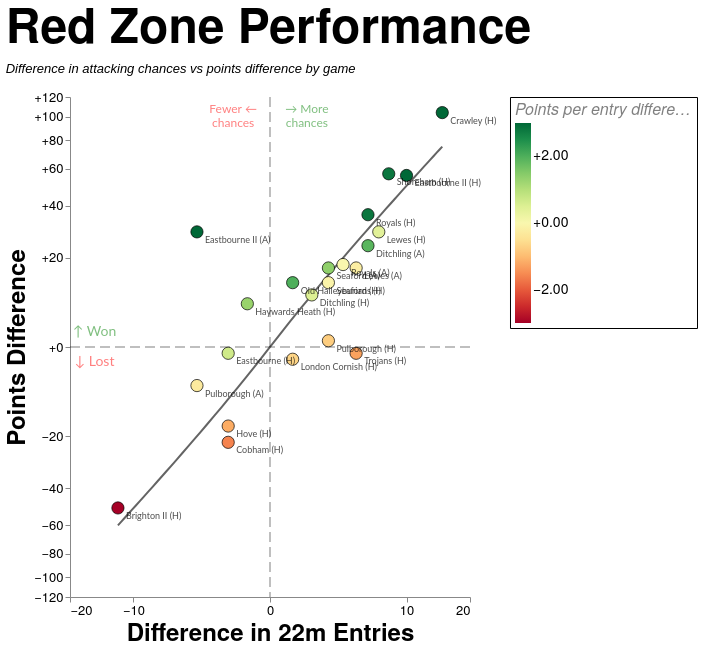

Here is the Vega-Lite specification saved for this chart:
### Vega-Lite specification from a JSON file in a GitHub repository (floating-point values rounded to 4 significant figures; data arrays with more than 128 entries replaced by an {"elided": "..."} marker saying what was removed)
{"config": {"axis": {"labelFont": "PT Sans Narrow, Helvetica Neue, Helvetica, Arial, sans-serif", "titleFont": "PT Sans Narrow, Helvetica Neue, Helvetica, Arial, sans-serif", "labelFontSize": 13, "titleFontSize": 24, "gridColor": "#202947", "gridOpacity": 0.2, "zindex": 1}, "text": {"font": "Lato, sans-serif"}, "bar": {"cornerRadiusEnd": 5}, "header": {"labelFont": "PT Sans Narrow, Helvetica Neue, Helvetica, Arial, sans-serif", "titleFont": "PT Sans Narrow, Helvetica Neue, Helvetica, Arial, sans-serif", "labelFontSize": 24, "titleFontSize": 28, "labelFontWeight": "bold", "orient": "left"}, "legend": {"labelFont": "PT Sans Narrow, Helvetica Neue, Helvetica, Arial, sans-serif", "titleFont": "PT Sans Narrow, Helvetica Neue, Helvetica, Arial, sans-serif", "labelFontSize": 14, "titleFontSize": 16, "titlePadding": 5, "fillColor": "white", "strokeColor": "black", "padding": 10, "titleFontWeight": "lighter", "titleFontStyle": "italic", "titleColor": "gray", "offset": 10}, "title": {"font": "PT Sans Narrow, Helvetica Neue, Helvetica, Arial, sans-serif", "fontSize": 48, "fontWeight": "bold", "anchor": "start", "align": "center", "titlePadding": 20, "subtitlePadding": 10, "subtitleFontSize": 13, "subtitleColor": "", "subtitleFontStyle": "italic", "offset": 15, "color": "black"}, "axisX": {"labelAngle": 0}, "facet": {"title": null, "header": null, "align": {"row": "each", "column": "each"}}, "resolve": {"scale": {"y": "independent", "facet": "independent"}}, "background": "transparent", "scale": {"offsetBandPaddingOuter": 0.2, "offsetBandPaddingInner": 0.1}, "view": {"stroke": null, "background": "transparent"}}, "layer": [{"data": {"name": "data-d285a7403ed98ae579761d64a864032b"}, "mark": {"type": "rule", "color": "black", "opacity": 0.5, "strokeDash": [10, 5], "strokeWidth": 1}, "encoding": {"x": {"field": "x", "type": "quantitative"}}}, {"data": {"name": "data-a0a55d106695e8d630baff0f16eee66d"}, "mark": {"type": "rule", "color": "black", "opacity": 0.5, "strokeDash": [10, 5], "strokeWidth": 1}, "encoding": {"y": {"field": "y", "type": "quantitative"}}}, {"data": {"name": "data-5a78601539016d1dab5bacd7304459a9"}, "mark": {"type": "line", "color": "#111111", "opacity": 0.65, "strokeWidth": 2}, "encoding": {"x": {"field": "entries_diff", "type": "quantitative"}, "y": {"field": "PD", "type": "quantitative"}}, "transform": [{"filter": "((rzSquad == 'All' && datum.squad == 'All') || datum.squad == rzSquad) && ((rzGameType == 'All' && datum.game_type_mode == 'All') || datum.game_type_mode == rzGameType)"}]}, {"data": {"name": "data-ec3b4a85ce1090a7cd82a4b665ccf6ad"}, "mark": {"type": "circle", "fillOpacity": 1.0, "size": 150, "stroke": "black", "strokeOpacity": 0.7, "strokeWidth": 1}, "encoding": {"color": {"field": "pp22_diff", "legend": {"format": "+.2f", "offset": 40, "padding": 5, "title": "Points per entry difference"}, "scale": {"clamp": true, "domain": [-3, 3], "scheme": "redyellowgreen", "zero": true}, "type": "quantitative"}, "tooltip": [{"field": "label", "title": "Game", "type": "nominal"}, {"field": "score", "title": "Score", "type": "nominal"}, {"field": "PD", "format": "+d", "title": "Points Difference", "type": "quantitative"}, {"field": "entries_22m_EGRFC", "title": "EG 22m Entries", "type": "quantitative"}, {"field": "entries_22m_Opposition", "title": "Opp 22m Entries", "type": "quantitative"}, {"field": "points_per_entry_EGRFC", "format": ".2f", "title": "EG pts per entry", "type": "quantitative"}, {"field": "points_per_entry_Opposition", "format": ".2f", "title": "Opp pts per entry", "type": "quantitative"}, {"field": "pp22_diff", "format": "+.2f", "title": "Points per Entry Diff", "type": "quantitative"}, {"field": "tries_EGRFC", "title": "EG tries", "type": "quantitative"}, {"field": "tries_Opposition", "title": "Opp tries", "type": "quantitative"}, {"field": "tries_per_entry_EGRFC", "format": ".0%", "title": "EG tries per entry", "type": "quantitative"}, {"field": "tries_per_entry_Opposition", "format": ".0%", "title": "Opp tries per entry", "type": "quantitative"}, {"field": "tp22_diff", "format": "+.2f", "title": "Tries per Entry Diff", "type": "quantitative"}], "x": {"axis": {"grid": false, "tickCount": 5}, "field": "entries_diff", "scale": {"constant": 5, "domain": [-17.25, 17.25], "nice": true, "type": "symlog"}, "title": "Difference in 22m Entries", "type": "quantitative"}, "y": {"axis": {"format": "+d", "grid": false, "tickCount": 8}, "field": "PD", "scale": {"constant": 20, "domain": [-119.6, 119.6], "nice": true, "type": "symlog"}, "title": "Points Difference", "type": "quantitative"}}, "transform": [{"filter": "(rzSquad == 'All' || datum.squad == rzSquad) && (indexof(rzSeason, datum.season) >= 0) && (rzGameType == 'All' || (rzGameType == 'League + Cup' && (datum.game_type == 'League' || datum.game_type == 'Cup')) || (rzGameType == 'League only' && datum.game_type == 'League') || datum.game_type == rzGameType)"}]}, {"data": {"name": "data-ec3b4a85ce1090a7cd82a4b665ccf6ad"}, "mark": {"type": "text", "align": "left", "baseline": "middle", "dx": 8, "dy": 8, "fontSize": 9, "opacity": 0.7}, "encoding": {"text": {"field": "label", "type": "nominal"}, "x": {"field": "entries_diff", "type": "quantitative"}, "y": {"field": "PD", "type": "quantitative"}}, "transform": [{"filter": "(rzSquad == 'All' || datum.squad == rzSquad) && (indexof(rzSeason, datum.season) >= 0) && (rzGameType == 'All' || (rzGameType == 'League + Cup' && (datum.game_type == 'League' || datum.game_type == 'Cup')) || (rzGameType == 'League only' && datum.game_type == 'League') || datum.game_type == rzGameType)"}]}, {"data": {"name": "data-ff5b891c7f52bc2a6c266740aed4d223"}, "mark": {"type": "text", "align": "center", "baseline": "middle", "fontSize": 14, "opacity": 0.5}, "encoding": {"color": {"condition": {"test": "(datum.y > 0)", "value": "green"}, "value": "red"}, "text": {"field": "label", "type": "nominal"}, "x": {"field": "x", "type": "quantitative"}, "y": {"field": "y", "type": "quantitative"}}}, {"data": {"name": "data-70cf91c935554955754b7ae78ce9e14e"}, "mark": {"type": "text", "align": "center", "baseline": "middle", "fontSize": 12, "opacity": 0.5}, "encoding": {"color": {"condition": {"test": "(datum.x > 0)", "value": "green"}, "value": "red"}, "text": {"field": "label", "type": "nominal"}, "x": {"field": "x", "type": "quantitative"}, "y": {"field": "y", "type": "quantitative"}}}], "height": 500, "params": [{"name": "rzSquad", "value": "All"}, {"name": "rzSeason", "value": ["2025/26", "2024/25"]}, {"name": "rzGameType", "value": "All"}], "resolve": {"scale": {"color": "independent", "x": "shared", "y": "shared"}}, "title": {"text": "Red Zone Performance", "subtitle": ["Difference in attacking chances vs points difference by game"]}, "width": 400, "$schema": "https://vega.github.io/schema/vega-lite/v5.20.1.json", "datasets": {"data-d285a7403ed98ae579761d64a864032b": [{"x": 0}], "data-a0a55d106695e8d630baff0f16eee66d": [{"y": 0}], "data-5a78601539016d1dab5bacd7304459a9": {"elided": "360 records"}, "data-ec3b4a85ce1090a7cd82a4b665ccf6ad": [{"game_id": "2024-09-07_1st_London_Cornish", "date": "2024-09-07T00:00:00", "squad": "1st", "season": "2024/25", "game_type": "League", "label": "London Cornish (H)", "score": "16 - 18", "entries_22m_EGRFC": 7.0, "entries_22m_Opposition": 6.0, "points_EGRFC": 16.0, "points_Opposition": 18.0, "points_per_entry_EGRFC": 2.3, "points_per_entry_Opposition": 3.0, "tries_EGRFC": 2.0, "tries_Opposition": 2.0, "tries_per_entry_EGRFC": 0.2857, "tries_per_entry_Opposition": 0.3333, "PD": -2.0, "entries_diff": 1.0, "pp22_diff": -0.7, "tp22_diff": -0.04762}, {"game_id": "2024-12-14_1st_Old_Haileyburians", "date": "2024-12-14T00:00:00", "squad": "1st", "season": "2024/25", "game_type": "League", "label": "Old Haileyburians (H)", "score": "18 - 5", "entries_22m_EGRFC": 6.0, "entries_22m_Opposition": 5.0, "points_EGRFC": 18.0, "points_Opposition": 5.0, "points_per_entry_EGRFC": 3.0, "points_per_entry_Opposition": 1.0, "tries_EGRFC": 2.0, "tries_Opposition": 1.0, "tries_per_entry_EGRFC": 0.3333, "tries_per_entry_Opposition": 0.2, "PD": 13.0, "entries_diff": 1.0, "pp22_diff": 2.0, "tp22_diff": 0.1333}, {"game_id": "2025-02-15_1st_Eastbourne", "date": "2025-02-15T00:00:00", "squad": "1st", "season": "2024/25", "game_type": "League", "label": "Eastbourne (H)", "score": "14 - 15", "entries_22m_EGRFC": 5.0, "entries_22m_Opposition": 7.0, "points_EGRFC": 14.0, "points_Opposition": 15.0, "points_per_entry_EGRFC": 2.8, "points_per_entry_Opposition": 2.1, "tries_EGRFC": 2.0, "tries_Opposition": 2.0, "tries_per_entry_EGRFC": 0.4, "tries_per_entry_Opposition": 0.2857, "PD": -1.0, "entries_diff": -2.0, "pp22_diff": 0.7, "tp22_diff": 0.1143}, {"game_id": "2025-03-22_1st_Cobham", "date": "2025-03-22T00:00:00", "squad": "1st", "season": "2024/25", "game_type": "League", "label": "Cobham (H)", "score": "21 - 43", "entries_22m_EGRFC": 9.0, "entries_22m_Opposition": 11.0, "points_EGRFC": 21.0, "points_Opposition": 43.0, "points_per_entry_EGRFC": 2.3, "points_per_entry_Opposition": 3.9, "tries_EGRFC": 3.0, "tries_Opposition": 7.0, "tries_per_entry_EGRFC": 0.3333, "tries_per_entry_Opposition": 0.6364, "PD": -22.0, "entries_diff": -2.0, "pp22_diff": -1.6, "tp22_diff": -0.303}, {"game_id": "2025-04-12_1st_Haywards_Heath", "date": "2025-04-12T00:00:00", "squad": "1st", "season": "2024/25", "game_type": "Cup", "label": "Haywards Heath (H)", "score": "45 - 38", "entries_22m_EGRFC": 9.0, "entries_22m_Opposition": 10.0, "points_EGRFC": 45.0, "points_Opposition": 37.0, "points_per_entry_EGRFC": 5.0, "points_per_entry_Opposition": 3.7, "tries_EGRFC": 6.0, "tries_Opposition": 6.0, "tries_per_entry_EGRFC": 0.6667, "tries_per_entry_Opposition": 0.6, "PD": 8.0, "entries_diff": -1.0, "pp22_diff": 1.3, "tp22_diff": 0.06667}, {"game_id": "2025-10-04_1st_Seaford", "date": "2025-10-04T00:00:00", "squad": "1st", "season": "2025/26", "game_type": "League", "label": "Seaford (A)", "score": "27 - 10", "entries_22m_EGRFC": 8.0, "entries_22m_Opposition": 5.0, "points_EGRFC": 27.0, "points_Opposition": 10.0, "points_per_entry_EGRFC": 3.4, "points_per_entry_Opposition": 2.0, "tries_EGRFC": 4.0, "tries_Opposition": 2.0, "tries_per_entry_EGRFC": 0.5, "tries_per_entry_Opposition": 0.4, "PD": 17.0, "entries_diff": 3.0, "pp22_diff": 1.4, "tp22_diff": 0.1}, {"game_id": "2025-10-11_1st_Shoreham", "date": "2025-10-11T00:00:00", "squad": "1st", "season": "2025/26", "game_type": "League", "label": "Shoreham (H)", "score": "69 - 12", "entries_22m_EGRFC": 12.0, "entries_22m_Opposition": 4.0, "points_EGRFC": 69.0, "points_Opposition": 12.0, "points_per_entry_EGRFC": 5.8, "points_per_entry_Opposition": 3.0, "tries_EGRFC": 11.0, "tries_Opposition": 2.0, "tries_per_entry_EGRFC": 0.9167, "tries_per_entry_Opposition": 0.5, "PD": 57.0, "entries_diff": 8.0, "pp22_diff": 2.8, "tp22_diff": 0.4167}, {"game_id": "2025-11-08_1st_Lewes", "date": "2025-11-08T00:00:00", "squad": "1st", "season": "2025/26", "game_type": "League", "label": "Lewes (H)", "score": "43 - 14", "entries_22m_EGRFC": 11.0, "entries_22m_Opposition": 4.0, "points_EGRFC": 43.0, "points_Opposition": 14.0, "points_per_entry_EGRFC": 3.9, "points_per_entry_Opposition": 3.5, "tries_EGRFC": 7.0, "tries_Opposition": 2.0, "tries_per_entry_EGRFC": 0.6364, "tries_per_entry_Opposition": 0.5, "PD": 29.0, "entries_diff": 7.0, "pp22_diff": 0.4, "tp22_diff": 0.1364}, {"game_id": "2025-11-15_1st_Hove", "date": "2025-11-15T00:00:00", "squad": "1st", "season": "2025/26", "game_type": "Cup", "label": "Hove (H)", "score": "15 - 32", "entries_22m_EGRFC": 10.0, "entries_22m_Opposition": 12.0, "points_EGRFC": 15.0, "points_Opposition": 32.0, "points_per_entry_EGRFC": 1.5, "points_per_entry_Opposition": 2.7, "tries_EGRFC": 2.0, "tries_Opposition": 5.0, "tries_per_entry_EGRFC": 0.2, "tries_per_entry_Opposition": 0.4167, "PD": -17.0, "entries_diff": -2.0, "pp22_diff": -1.2, "tp22_diff": -0.2167}, {"game_id": "2025-11-22_1st_Pulborough", "date": "2025-11-22T00:00:00", "squad": "1st", "season": "2025/26", "game_type": "League", "label": "Pulborough (A)", "score": "5 - 12", "entries_22m_EGRFC": 5.0, "entries_22m_Opposition": 9.0, "points_EGRFC": 5.0, "points_Opposition": 12.0, "points_per_entry_EGRFC": 1.0, "points_per_entry_Opposition": 1.3, "tries_EGRFC": 1.0, "tries_Opposition": 2.0, "tries_per_entry_EGRFC": 0.2, "tries_per_entry_Opposition": 0.2222, "PD": -7.0, "entries_diff": -4.0, "pp22_diff": -0.3, "tp22_diff": -0.02222}, {"game_id": "2025-11-29_1st_Eastbourne", "date": "2025-11-29T00:00:00", "squad": "1st", "season": "2025/26", "game_type": "League", "label": "Eastbourne II (H)", "score": "56 - 0", "entries_22m_EGRFC": 13.0, "entries_22m_Opposition": 3.0, "points_EGRFC": 56.0, "points_Opposition": 0.0, "points_per_entry_EGRFC": 4.3, "points_per_entry_Opposition": 0.0, "tries_EGRFC": 10.0, "tries_Opposition": 0.0, "tries_per_entry_EGRFC": 0.7692, "tries_per_entry_Opposition": 0.0, "PD": 56.0, "entries_diff": 10.0, "pp22_diff": 4.3, "tp22_diff": 0.7692}, {"game_id": "2025-12-20_1st_Ditchling", "date": "2025-12-20T00:00:00", "squad": "1st", "season": "2025/26", "game_type": "League", "label": "Ditchling (H)", "score": "29 - 19", "entries_22m_EGRFC": 11.0, "entries_22m_Opposition": 9.0, "points_EGRFC": 29.0, "points_Opposition": 19.0, "points_per_entry_EGRFC": 2.6, "points_per_entry_Opposition": 2.1, "tries_EGRFC": 5.0, "tries_Opposition": 3.0, "tries_per_entry_EGRFC": 0.4545, "tries_per_entry_Opposition": 0.3333, "PD": 10.0, "entries_diff": 2.0, "pp22_diff": 0.5, "tp22_diff": 0.1212}, {"game_id": "2026-01-10_1st_Royals", "date": "2026-01-10T00:00:00", "squad": "1st", "season": "2025/26", "game_type": "League", "label": "Royals (H)", "score": "49 - 5", "entries_22m_EGRFC": 10.0, "entries_22m_Opposition": 4.0, "points_EGRFC": 41.0, "points_Opposition": 5.0, "points_per_entry_EGRFC": 4.1, "points_per_entry_Opposition": 1.3, "tries_EGRFC": 7.0, "tries_Opposition": 1.0, "tries_per_entry_EGRFC": 0.7, "tries_per_entry_Opposition": 0.25, "PD": 36.0, "entries_diff": 6.0, "pp22_diff": 2.8, "tp22_diff": 0.45}, {"game_id": "2026-01-24_1st_Brighton", "date": "2026-01-24T00:00:00", "squad": "1st", "season": "2025/26", "game_type": "League", "label": "Brighton II (H)", "score": "0 - 50", "entries_22m_EGRFC": 3.0, "entries_22m_Opposition": 15.0, "points_EGRFC": 0.0, "points_Opposition": 50.0, "points_per_entry_EGRFC": 0.0, "points_per_entry_Opposition": 3.3, "tries_EGRFC": 0.0, "tries_Opposition": 8.0, "tries_per_entry_EGRFC": 0.0, "tries_per_entry_Opposition": 0.5333, "PD": -50.0, "entries_diff": -12.0, "pp22_diff": -3.3, "tp22_diff": -0.5333}, {"game_id": "2026-02-14_1st_Lewes", "date": "2026-02-14T00:00:00", "squad": "1st", "season": "2025/26", "game_type": "League", "label": "Lewes (A)", "score": "39 - 21", "entries_22m_EGRFC": 11.0, "entries_22m_Opposition": 6.0, "points_EGRFC": 39.0, "points_Opposition": 22.0, "points_per_entry_EGRFC": 3.5, "points_per_entry_Opposition": 3.7, "tries_EGRFC": 6.0, "tries_Opposition": 3.0, "tries_per_entry_EGRFC": 0.5455, "tries_per_entry_Opposition": 0.5, "PD": 17.0, "entries_diff": 5.0, "pp22_diff": -0.2, "tp22_diff": 0.04545}, {"game_id": "2026-02-28_1st_Pulborough", "date": "2026-02-28T00:00:00", "squad": "1st", "season": "2025/26", "game_type": "League", "label": "Pulborough (H)", "score": "14 - 13", "entries_22m_EGRFC": 8.0, "entries_22m_Opposition": 5.0, "points_EGRFC": 14.0, "points_Opposition": 13.0, "points_per_entry_EGRFC": 1.8, "points_per_entry_Opposition": 2.6, "tries_EGRFC": 1.0, "tries_Opposition": 2.0, "tries_per_entry_EGRFC": 0.125, "tries_per_entry_Opposition": 0.4, "PD": 1.0, "entries_diff": 3.0, "pp22_diff": -0.8, "tp22_diff": -0.275}, {"game_id": "2026-03-07_1st_Eastbourne", "date": "2026-03-07T00:00:00", "squad": "1st", "season": "2025/26", "game_type": "League", "label": "Eastbourne II (A)", "score": "29 - 0", "entries_22m_EGRFC": 6.0, "entries_22m_Opposition": 10.0, "points_EGRFC": 29.0, "points_Opposition": 0.0, "points_per_entry_EGRFC": 4.8, "points_per_entry_Opposition": 0.0, "tries_EGRFC": 5.0, "tries_Opposition": 0.0, "tries_per_entry_EGRFC": 0.8333, "tries_per_entry_Opposition": 0.0, "PD": 29.0, "entries_diff": -4.0, "pp22_diff": 4.8, "tp22_diff": 0.8333}, {"game_id": "2026-03-21_1st_Crawley", "date": "2026-03-21T00:00:00", "squad": "1st", "season": "2025/26", "game_type": "League", "label": "Crawley (H)", "score": "118 - 14", "entries_22m_EGRFC": 20.0, "entries_22m_Opposition": 5.0, "points_EGRFC": 118.0, "points_Opposition": 14.0, "points_per_entry_EGRFC": 5.9, "points_per_entry_Opposition": 2.8, "tries_EGRFC": 18.0, "tries_Opposition": 2.0, "tries_per_entry_EGRFC": 0.9, "tries_per_entry_Opposition": 0.4, "PD": 104.0, "entries_diff": 15.0, "pp22_diff": 3.1, "tp22_diff": 0.5}, {"game_id": "2026-03-28_1st_Ditchling", "date": "2026-03-28T00:00:00", "squad": "1st", "season": "2025/26", "game_type": "League", "label": "Ditchling (A)", "score": "27 - 3", "entries_22m_EGRFC": 11.0, "entries_22m_Opposition": 5.0, "points_EGRFC": 27.0, "points_Opposition": 3.0, "points_per_entry_EGRFC": 2.5, "points_per_entry_Opposition": 0.6, "tries_EGRFC": 4.0, "tries_Opposition": 0.0, "tries_per_entry_EGRFC": 0.3636, "tries_per_entry_Opposition": 0.0, "PD": 24.0, "entries_diff": 6.0, "pp22_diff": 1.9, "tp22_diff": 0.3636}, {"game_id": "2026-04-11_1st_Royals", "date": "2026-04-11T00:00:00", "squad": "1st", "season": "2025/26", "game_type": "League", "label": "Royals (A)", "score": "45 - 27", "entries_22m_EGRFC": 10.0, "entries_22m_Opposition": 6.0, "points_EGRFC": 45.0, "points_Opposition": 27.0, "points_per_entry_EGRFC": 4.5, "points_per_entry_Opposition": 4.5, "tries_EGRFC": 7.0, "tries_Opposition": 4.0, "tries_per_entry_EGRFC": 0.7, "tries_per_entry_Opposition": 0.6667, "PD": 18.0, "entries_diff": 4.0, "pp22_diff": 0.0, "tp22_diff": 0.03333}, {"game_id": "2026-04-18_1st_Seaford", "date": "2026-04-18T00:00:00", "squad": "1st", "season": "2025/26", "game_type": "League", "label": "Seaford (H)", "score": "40 - 27", "entries_22m_EGRFC": 9.0, "entries_22m_Opposition": 6.0, "points_EGRFC": 40.0, "points_Opposition": 27.0, "points_per_entry_EGRFC": 4.4, "points_per_entry_Opposition": 4.5, "tries_EGRFC": 6.0, "tries_Opposition": 5.0, "tries_per_entry_EGRFC": 0.6667, "tries_per_entry_Opposition": 0.8333, "PD": 13.0, "entries_diff": 3.0, "pp22_diff": -0.1, "tp22_diff": -0.1667}, {"game_id": "2026-05-02_1st_Trojans", "date": "2026-05-02T00:00:00", "squad": "1st", "season": "2025/26", "game_type": "Cup", "label": "Trojans (H)", "score": "15 - 16", "entries_22m_EGRFC": 11.0, "entries_22m_Opposition": 6.0, "points_EGRFC": 15.0, "points_Opposition": 16.0, "points_per_entry_EGRFC": 1.4, "points_per_entry_Opposition": 2.7, "tries_EGRFC": 2.0, "tries_Opposition": 2.0, "tries_per_entry_EGRFC": 0.1818, "tries_per_entry_Opposition": 0.3333, "PD": -1.0, "entries_diff": 5.0, "pp22_diff": -1.3, "tp22_diff": -0.1515}], "data-ff5b891c7f52bc2a6c266740aed4d223": [{"x": -15.53, "y": 2.392, "label": "↑ Won"}, {"x": -15.53, "y": -2.392, "label": "↓ Lost"}], "data-70cf91c935554955754b7ae78ce9e14e": [{"x": 1.725, "y": 107.6, "label": ["→ More", "chances"]}, {"x": -1.725, "y": 107.6, "label": ["Fewer ←", "chances"]}]}}
